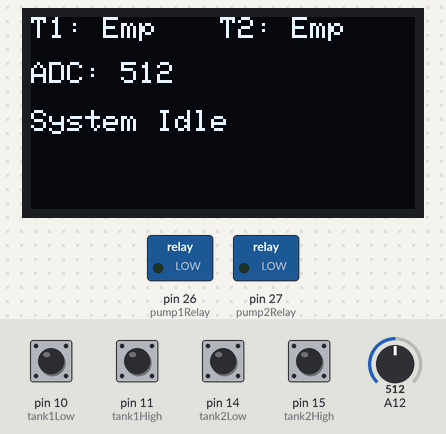
This sketch was run on a simulated Arduino Mega 2560, built with avr-gcc and run on an emulated ATmega2560. Parts: 128×64 one-colour display, switched loads named in the sketch (green lamp = pin HIGH). The inputs (shaded band) are chosen by the test bench; at power-on: pin 10 (tank1Low), pin 11 (tank1High), pin 14 (tank2Low), pin 15 (tank2High) HIGH, A12 = 512. The display library's start-up logo is not drawn.

Above: at 3.2 s.
3.3 s: pin 14 (tank2Low) pulled LOW for 0.65 s
At 4.1 s:
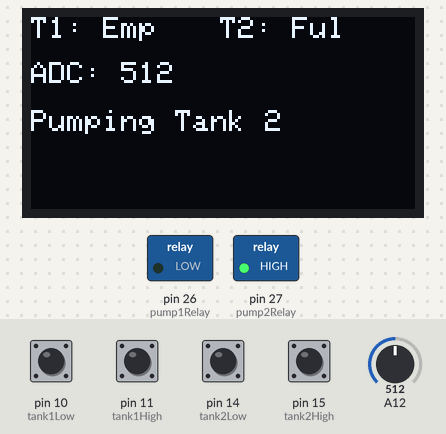
5.7 s: pin 10 (tank1Low) pulled LOW for 0.65 s
At 6.7 s:
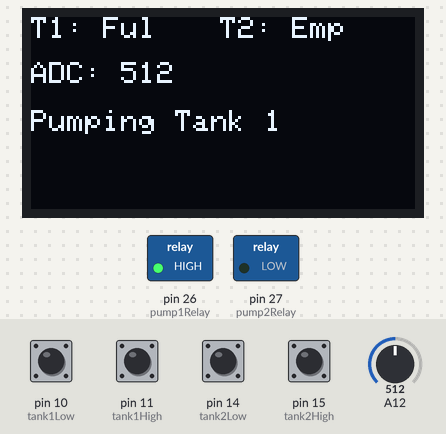
7.8 s: A12 set to 417
At 9.1 s:
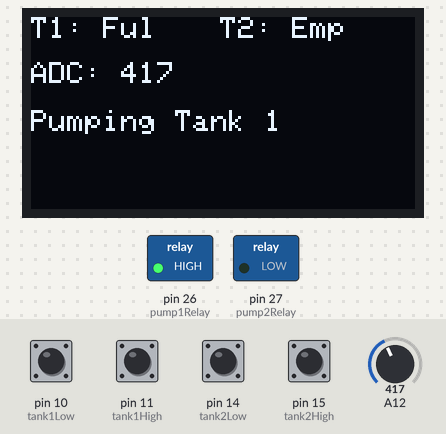
9.4 s: A12 set to 389
At 11.2 s:
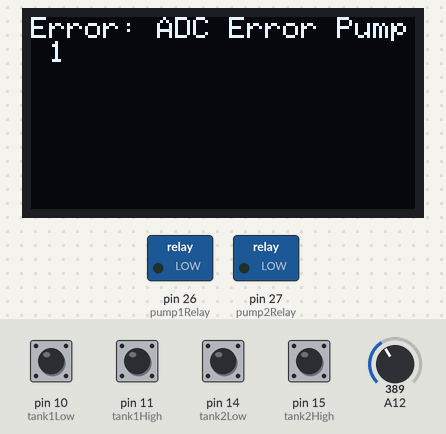
11.5 s: A12 set to 410
At 12.5 s:
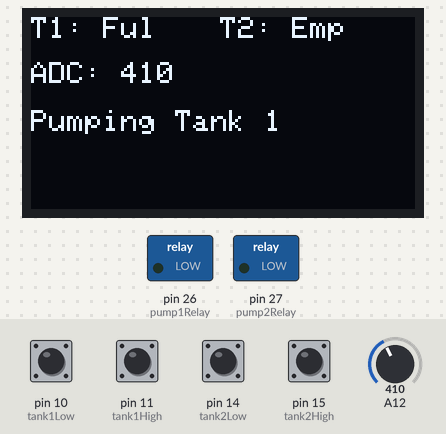
13.0 s: pin 11 (tank1High) pulled LOW for 0.65 s
At 14.6 s:
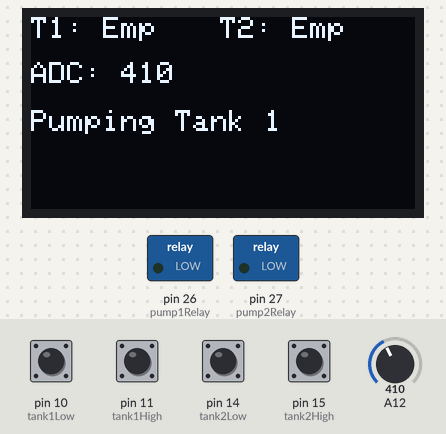
Timing chart, 0 to 16.1 s (numbered marks = the images above; inputs shaded):
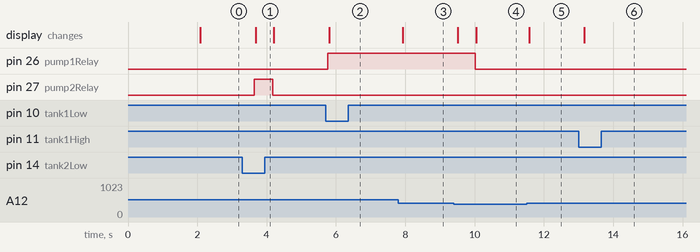

Measured:
- the behaviour switches between 400 and 399 on A12 (found by bisection; images 3 and 4)
- after the input at 3.3 s, pin 27 (pump2Relay): LOW → HIGH after 0.35 s, → LOW 0.53 s later; the display: changes after 0.38 s (image 1)
- after the input at 5.7 s, pin 26 (pump1Relay): LOW → HIGH after 0.07 s; the display: changes after 0.10 s (image 2)
- after the input at 7.8 s, the display: changes after 0.12 s (image 3)
- after the input at 9.4 s, pin 26 (pump1Relay): HIGH → LOW after 0.61 s; the display: first changes after 0.11 s (image 4 shows a later state)
- after the input at 11.5 s, the display: changes after 0.07 s (image 5)
- after the input at 13.0 s, the display: changes after 0.16 s (image 6)

The sketch:

automatic_with_display.ino
```cpp
#include <Adafruit_GFX.h>
#include <Adafruit_SSD1306.h>

// this is current production code 8/5/24

// Define input pins for level switches
const int tank1Low = 10;
const int tank1High = 11;
const int tank2Low = 14;
const int tank2High = 15;

// Define output pins for relays
const int pump1Relay = 26;
const int pump2Relay = 27;

// Current Sensor Safety
const int currentSensor = 28;

// Define runtime limits (in milliseconds)
const unsigned long pump1MaxRunTime = 30 * 60 * 1000; // 30 minutes
const unsigned long pump2MaxRunTime = 3 * 60 * 60 * 1000; // 3 hours

// Variables to track pump runtimes and errors
unsigned long pump1StartTime = 0;
unsigned long pump2StartTime = 0;
bool pump1Error = false;
bool pump2Error = false;
bool emptyTank1;
bool emptyTank2;
bool pumping2;
bool pumping1;

// Initialiize Tanks as Empty
String tank1Fill = "Emp";
String tank2Fill = "Emp";

// OLED display settings
#define SCREEN_WIDTH 128
#define SCREEN_HEIGHT 64
#define OLED_RESET    -1
Adafruit_SSD1306 display(SCREEN_WIDTH, SCREEN_HEIGHT, &Wire, OLED_RESET);

void setup() {
  // Initialize input pins
  pinMode(tank1Low, INPUT_PULLUP);
  pinMode(tank1High, INPUT_PULLUP);
  pinMode(tank2Low, INPUT_PULLUP);
  pinMode(tank2High, INPUT_PULLUP);

  // Initialize output pins
  pinMode(pump1Relay, OUTPUT);
  pinMode(pump2Relay, OUTPUT);

  // Start with pumps off
  digitalWrite(pump1Relay, LOW);
  digitalWrite(pump2Relay, LOW);

  // Initialize the OLED display
  if (!display.begin(SSD1306_SWITCHCAPVCC, 0x3C)) {
    Serial.println(F("SSD1306 allocation failed"));
    for (;;);
  }
  display.display();
  delay(2000);
  display.clearDisplay();
  display.setTextSize(1);
  display.setTextColor(SSD1306_WHITE);
}

void loop() {
  // Read the level switches
  // switches should be high when open
  bool tank1LowLevel  = digitalRead(tank1Low);
  bool tank1HighLevel = digitalRead(tank1High);
  bool tank2LowLevel  = digitalRead(tank2Low);
  bool tank2HighLevel = digitalRead(tank2High);
  int current = analogRead(currentSensor);

  // Determine tank fill levels
  // low bool means closed switch & vice-a
  if (!tank1LowLevel && tank1HighLevel) {
    tank1Fill = "Ful";
  } else if (!tank1LowLevel && !tank1HighLevel){
     tank1Fill = "Med";
  } else if (tank1LowLevel && !tank1HighLevel) {
    tank1Fill = "Emp";
  } else {
    //tank1Fill = "Err";
  }

  if (!tank2LowLevel && tank2HighLevel) {
    tank2Fill = "Ful";
  } else if (!tank2LowLevel && !tank2HighLevel){
    tank2Fill = "Med";
  } else if (tank2LowLevel && tank2HighLevel){
    tank2Fill = "Emp";
  } else {
    //tank2Fill = "Err";
  }

  // Error handling: ADC average below threshold
  static int adcReadings[2] = {0, 0}; // Circular buffer for last two readings
  adcReadings[0] = adcReadings[1];
  adcReadings[1] = current;
  int adcAverage = (adcReadings[0] + adcReadings[1]) / 2;

  static unsigned long pump1StartBuffer = 0;
  static unsigned long pump2StartBuffer = 0;

  if (pumping1 || pumping2) {
    // Add a 4-second buffer after starting a pump before checking for ADC errors
    if ((pumping1 || pumping2) && millis() - pump1StartBuffer < 4000) {
      adcAverage = 1000; // Force ADC safe for 2 seconds after starting Pump 1
    }

    if (adcAverage < 200 && pumping2) {
      pump1Error = true;
      pump2Error = true;
      digitalWrite(pump1Relay, LOW);
      digitalWrite(pump2Relay, LOW);
      displayErrorMessage("ADC Error Pump 2");
      return;
    }
    if (adcAverage < 400 && pumping1) {
      pump1Error = true;
      pump2Error = true;
      digitalWrite(pump1Relay, LOW);
      digitalWrite(pump2Relay, LOW);
      displayErrorMessage("ADC Error Pump 1");
      return;
    }
  }

  // Pump 2 logic
  if (!pumping1 && !pump2Error) {
    if (tank2Fill == "Ful" && !pumping2) {
      pumping2 = true;
      pump2StartTime = millis();
      digitalWrite(pump2Relay, HIGH);
    } else if (pumping2) {
      if (tank2Fill == "Emp" || (millis() - pump2StartTime > 30 * 60 * 1000 && tank1Fill == "Ful")) {
        pumping2 = false;
        digitalWrite(pump2Relay, LOW);
      }
    }
  }

  // Pump 1 logic
  if (!pumping2 && !pump1Error) {
    if (tank1Fill == "Ful" && tank2Fill != "Ful" && !pumping1) {
      pumping1 = true;
      pump1StartTime = millis();
      digitalWrite(pump1Relay, HIGH);
    } else if (pumping1) {
      if (tank1Fill == "Emp" || tank2Fill == "Ful") {
        pumping1 = false;
        digitalWrite(pump1Relay, LOW);
      }
    }
  }

  // Display the current state on the OLED
  display.clearDisplay();
  display.setCursor(0, 0);
  display.print("T1: ");
  display.print(tank1Fill);
  display.setCursor(63, 0);
  display.print("T2: ");
  display.print(tank2Fill);
  display.setCursor(0, 15);
  display.print("ADC: ");
  display.print(current);
  display.setCursor(0, 31);

  if (pumping1){
    display.print("Pumping Tank 1");
  }
  else if (pumping2){
    display.print("Pumping Tank 2");
  }
  else {
    display.print("System Idle");
  }

  display.display();

  delay(500); // Update the display every 500 ms
}

// Helper function to display error messages
void displayErrorMessage(String message) {
  display.clearDisplay();
  display.setCursor(0, 0);
  display.print("Error: ");
  display.print(message);
  display.display();
}
```
